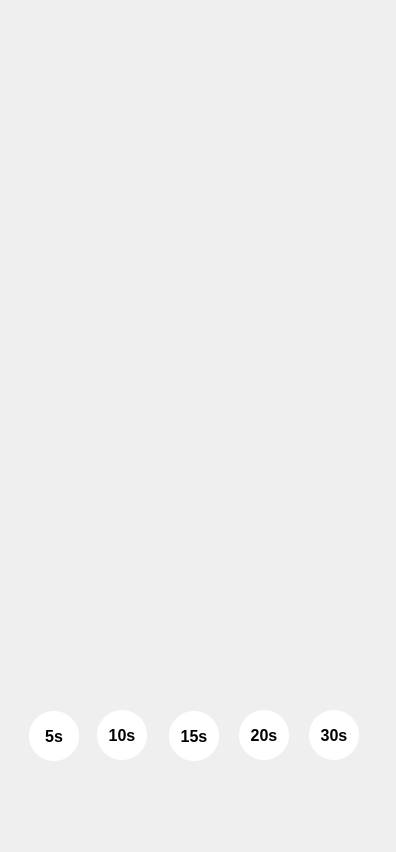
   <widget class="QWidget" name="resettime" native="true">
    <property name="geometry">
     <rect>
      <x>-1</x>
      <y>2</y>
      <width>396</width>
      <height>852</height>
     </rect>
    </property>
    <property name="styleSheet">
     <string notr="true">background:none;</string>
    </property>
    <widget class="QLabel" name="resettimebg">
     <property name="geometry">
      <rect>
       <x>-3</x>
       <y>-3</y>
       <width>396</width>
       <height>855</height>
      </rect>
     </property>
     <property name="styleSheet">
      <string notr="true">background:none;
background-image: url(:/background/exerciseimg/resettime.png);</string>
     </property>
     <property name="text">
      <string/>
     </property>
    </widget>
    <widget class="QPushButton" name="rest4">
     <property name="geometry">
      <rect>
       <x>239</x>
       <y>710</y>
       <width>50</width>
       <height>50</height>
      </rect>
     </property>
     <property name="font">
      <font>
       <family>Arial</family>
       <pointsize>12</pointsize>
       <weight>75</weight>
       <bold>true</bold>
      </font>
     </property>
     <property name="styleSheet">
      <string notr="true">background-color: rgb(255, 255, 255);
border-radius:25px</string>
     </property>
     <property name="text">
      <string>20s</string>
     </property>
     <property name="flat">
      <bool>false</bool>
     </property>
    </widget>
    <widget class="QPushButton" name="rest1">
     <property name="geometry">
      <rect>
       <x>29</x>
       <y>711</y>
       <width>50</width>
       <height>50</height>
      </rect>
     </property>
     <property name="font">
      <font>
       <family>Arial</family>
       <pointsize>12</pointsize>
       <weight>75</weight>
       <bold>true</bold>
      </font>
     </property>
     <property name="styleSheet">
      <string notr="true">background-color: rgb(255, 255, 255);
border-radius:25px</string>
     </property>
     <property name="text">
      <string>5s</string>
     </property>
     <property name="flat">
      <bool>false</bool>
     </property>
    </widget>
    <widget class="QPushButton" name="durationback_3">
     <property name="geometry">
      <rect>
       <x>321</x>
       <y>659</y>
       <width>59</width>
       <height>37</height>
      </rect>
     </property>
     <property name="styleSheet">
      <string notr="true">background:none;</string>
     </property>
     <property name="text">
      <string/>
     </property>
     <property name="flat">
      <bool>true</bool>
     </property>
    </widget>
    <widget class="QPushButton" name="saverest">
     <property name="geometry">
      <rect>
       <x>89</x>
       <y>782</y>
       <width>210</width>
       <height>42</height>
      </rect>
     </property>
     <property name="styleSheet">
      <string notr="true">background:none;</string>
     </property>
     <property name="text">
      <string/>
     </property>
     <property name="flat">
      <bool>true</bool>
     </property>
    </widget>
    <widget class="QPushButton" name="rest5">
     <property name="geometry">
      <rect>
       <x>309</x>
       <y>710</y>
       <width>50</width>
       <height>50</height>
      </rect>
     </property>
     <property name="font">
      <font>
       <family>Arial</family>
       <pointsize>12</pointsize>
       <weight>75</weight>
       <bold>true</bold>
      </font>
     </property>
     <property name="styleSheet">
      <string notr="true">background-color: rgb(255, 255, 255);
border-radius:25px</string>
     </property>
     <property name="text">
      <string>30s</string>
     </property>
     <property name="flat">
      <bool>false</bool>
     </property>
    </widget>
    <widget class="QPushButton" name="rest3">
     <property name="geometry">
      <rect>
       <x>169</x>
       <y>711</y>
       <width>50</width>
       <height>50</height>
      </rect>
     </property>
     <property name="font">
      <font>
       <family>Arial</family>
       <pointsize>12</pointsize>
       <weight>75</weight>
       <bold>true</bold>
      </font>
     </property>
     <property name="styleSheet">
      <string notr="true">background-color: rgb(255, 255, 255);
border-radius:25px</string>
     </property>
     <property name="text">
      <string>15s</string>
     </property>
     <property name="flat">
      <bool>false</bool>
     </property>
    </widget>
    <widget class="QPushButton" name="rest2">
     <property name="geometry">
      <rect>
       <x>97</x>
       <y>710</y>
       <width>50</width>
       <height>50</height>
      </rect>
     </property>
     <property name="font">
      <font>
       <family>Arial</family>
       <pointsize>12</pointsize>
       <weight>75</weight>
       <bold>true</bold>
      </font>
     </property>
     <property name="styleSheet">
      <string notr="true">background-color: rgb(255, 255, 255);
border-radius:25px</string>
     </property>
     <property name="text">
      <string>10s</string>
     </property>
     <property name="flat">
      <bool>false</bool>
     </property>
    </widget>
   </widget>
